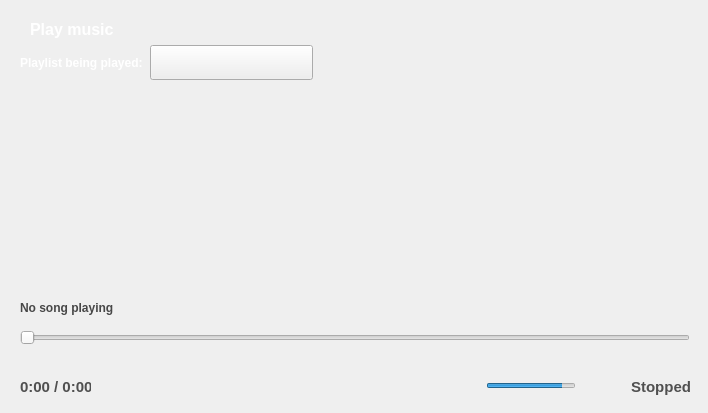
<?xml version="1.0" encoding="UTF-8"?>
<ui version="4.0">
 <class>PlayMusicWindow</class>
 <widget class="QMainWindow" name="PlayMusicWindow">
  <property name="geometry">
   <rect>
    <x>0</x>
    <y>0</y>
    <width>708</width>
    <height>413</height>
   </rect>
  </property>
  <property name="windowTitle">
   <string>GSP - Play music</string>
  </property>
  <property name="styleSheet">
   <string notr="true">#sldVolume:groove:horizontal {
border-image: url(:/theme/play/RES/theme/Musik_abspielen/Volume_BG.png);
}

#sldVolume::handle:horizontal {
border-width:10px;
width: 10px;
height: 10px;
}

#sldVolume::sub-page:horizontal {
background-image: url(:/theme/play/RES/theme/Musik_abspielen/Volume_fuellung.png);
}

#btnPrev {
border: none;
background-image: url(:/theme/play/RES/theme/Musik_abspielen/Skip_Button_Left_normal.png);
}

#btnPrev:disabled {
background-image: url(:/theme/play/RES/theme/Musik_abspielen/Skip_Button_Left_disabled.png);
}

#btnPrev:hover {
background-image: url(:/theme/play/RES/theme/Musik_abspielen/Skip_Button_Left_hover.png);
}

#btnPrev:pressed {
background-image: url(:/theme/play/RES/theme/Musik_abspielen/Skip_Button_Left_pressed.png);
}

#btnNext {
border: none;
background-image: url(:/theme/play/RES/theme/Musik_abspielen/Skip_Button_Right_normal.png);
}

#btnNext:disabled {
background-image: url(:/theme/play/RES/theme/Musik_abspielen/Skip_Button_Right_disabled.png);
}

#btnNext:hover {
background-image: url(:/theme/play/RES/theme/Musik_abspielen/Skip_Button_Right_hover.png);
}

#btnNext:pressed {
background-image: url(:/theme/play/RES/theme/Musik_abspielen/Skip_Button_Right_pressed.png);
}

#btnStop {
border: none;
background-image: url(:/theme/play/RES/theme/Musik_abspielen/SongvonNeu_Button_normal.png);
}

#btnStop:disabled {
background-image: url(:/theme/play/RES/theme/Musik_abspielen/SongvonNeu_Button_disabled.png);
}

#btnStop:hover {
background-image: url(:/theme/play/RES/theme/Musik_abspielen/SongvonNeu_Button_hover.png);
}

#btnStop:pressed {
background-image: url(:/theme/play/RES/theme/Musik_abspielen/SongvonNeu_Button_pressed.png);
}

#lblTime, #lblCurrentState {
font-weight: bold;
color: rgb(80, 80, 80);
font-size: 15px;
}

QSlider:groove:horizontal {
border-image: url(:/theme/play/RES/theme/Musik_abspielen/Zeitleiste_Leer.png);
}

#sldPosition::handle:horizontal {
image: url(:/theme/play/RES/theme/Musik_abspielen/Zeitleiste_Kreis.png);
border-width: 0px;
}

QSlider::sub-page:horizontal {
background-image: url(:/theme/play/RES/theme/Musik_abspielen/Zeitleiste_voll.png);
}

#lblCurrentSong {
font-weight: bold;
color: rgb(71, 71, 71);
font-size: 12px;
}

#cmbPlaylists {
border-image: url(:/theme/play/RES/theme/Musik_abspielen/Dropdown_normal.png);
padding-right: 25px;
padding-left: 10px;
}

#cmbPlaylists:hover {
border-image: url(:/theme/play/RES/theme/Musik_abspielen/Dropdown_hover.png);
}

#cmbPlaylists:on {
border-image: url(:/theme/play/RES/theme/Musik_abspielen/Dropdown_pressed.png);
}

#cmbPlaylists::drop-down {
border-width: 0px;
}

#lblPlayedPlaylist {
font: 12px;
font-weight: bold;
color: rgb(255, 255, 255);
}

#centralwidget {
background-image: url(:/theme/play/RES/theme/Musik_abspielen/BG.png);
}

#lblPlayMusic {
font: 16px;
font-weight: bold;
font-family: arial, verdana, sans-serif;
color: rgb(255, 255, 255);
}

QLabel {
font: 14px &quot;Arial&quot;;
color: rgb(163, 163, 163);
}</string>
  </property>
  <widget class="QWidget" name="centralwidget">
   <widget class="QLabel" name="lblPlayMusic">
    <property name="geometry">
     <rect>
      <x>30</x>
      <y>20</y>
      <width>123</width>
      <height>19</height>
     </rect>
    </property>
    <property name="text">
     <string>Play music</string>
    </property>
   </widget>
   <widget class="QLabel" name="lblPlayedPlaylist">
    <property name="geometry">
     <rect>
      <x>20</x>
      <y>55</y>
      <width>131</width>
      <height>16</height>
     </rect>
    </property>
    <property name="text">
     <string>Playlist being played:</string>
    </property>
   </widget>
   <widget class="QComboBox" name="cmbPlaylists">
    <property name="geometry">
     <rect>
      <x>150</x>
      <y>45</y>
      <width>163</width>
      <height>35</height>
     </rect>
    </property>
   </widget>
   <widget class="QLabel" name="lblCurrentSong">
    <property name="geometry">
     <rect>
      <x>20</x>
      <y>300</y>
      <width>201</width>
      <height>15</height>
     </rect>
    </property>
    <property name="text">
     <string>No song playing</string>
    </property>
   </widget>
   <widget class="QLabel" name="lblCoverBeforeBackground">
    <property name="geometry">
     <rect>
      <x>25</x>
      <y>115</y>
      <width>154</width>
      <height>166</height>
     </rect>
    </property>
    <property name="text">
     <string/>
    </property>
    <property name="pixmap">
     <pixmap resource="Design.qrc">:/theme/play/RES/theme/Musik_abspielen/Cover_klein_Rahmen+Schatten.png</pixmap>
    </property>
   </widget>
   <widget class="QLabel" name="lblCurrentCoverBackground">
    <property name="geometry">
     <rect>
      <x>260</x>
      <y>110</y>
      <width>194</width>
      <height>211</height>
     </rect>
    </property>
    <property name="text">
     <string/>
    </property>
    <property name="pixmap">
     <pixmap resource="Design.qrc">:/theme/play/RES/theme/Musik_abspielen/Cover_gross_Rahmen+Schatten.png</pixmap>
    </property>
   </widget>
   <widget class="QLabel" name="lblCoverAfterBackground">
    <property name="geometry">
     <rect>
      <x>530</x>
      <y>115</y>
      <width>154</width>
      <height>166</height>
     </rect>
    </property>
    <property name="text">
     <string/>
    </property>
    <property name="pixmap">
     <pixmap resource="Design.qrc">:/theme/play/RES/theme/Musik_abspielen/Cover_klein_Rahmen+Schatten.png</pixmap>
    </property>
   </widget>
   <widget class="QLabel" name="lblCurrentCover">
    <property name="geometry">
     <rect>
      <x>262</x>
      <y>112</y>
      <width>190</width>
      <height>190</height>
     </rect>
    </property>
    <property name="text">
     <string/>
    </property>
    <property name="pixmap">
     <pixmap resource="Design.qrc">:/theme/gen/RES/loader.png</pixmap>
    </property>
    <property name="scaledContents">
     <bool>true</bool>
    </property>
   </widget>
   <widget class="QLabel" name="lblBeforeCover">
    <property name="geometry">
     <rect>
      <x>27</x>
      <y>117</y>
      <width>150</width>
      <height>150</height>
     </rect>
    </property>
    <property name="text">
     <string/>
    </property>
    <property name="pixmap">
     <pixmap resource="Design.qrc">:/theme/gen/RES/loader.png</pixmap>
    </property>
    <property name="scaledContents">
     <bool>true</bool>
    </property>
   </widget>
   <widget class="QLabel" name="lblAfterCover">
    <property name="geometry">
     <rect>
      <x>532</x>
      <y>117</y>
      <width>150</width>
      <height>150</height>
     </rect>
    </property>
    <property name="text">
     <string/>
    </property>
    <property name="pixmap">
     <pixmap resource="Design.qrc">:/theme/gen/RES/loader.png</pixmap>
    </property>
    <property name="scaledContents">
     <bool>true</bool>
    </property>
   </widget>
   <widget class="QSlider" name="sldPosition">
    <property name="geometry">
     <rect>
      <x>20</x>
      <y>330</y>
      <width>670</width>
      <height>15</height>
     </rect>
    </property>
    <property name="maximum">
     <number>0</number>
    </property>
    <property name="pageStep">
     <number>10000</number>
    </property>
    <property name="value">
     <number>0</number>
    </property>
    <property name="orientation">
     <enum>Qt::Horizontal</enum>
    </property>
   </widget>
   <widget class="QLabel" name="lblTime">
    <property name="geometry">
     <rect>
      <x>20</x>
      <y>379</y>
      <width>71</width>
      <height>16</height>
     </rect>
    </property>
    <property name="text">
     <string>0:00 / 0:00</string>
    </property>
   </widget>
   <widget class="QPushButton" name="btnStop">
    <property name="enabled">
     <bool>false</bool>
    </property>
    <property name="geometry">
     <rect>
      <x>96</x>
      <y>373</y>
      <width>31</width>
      <height>30</height>
     </rect>
    </property>
    <property name="text">
     <string/>
    </property>
   </widget>
   <widget class="QPushButton" name="btnPlay">
    <property name="enabled">
     <bool>false</bool>
    </property>
    <property name="geometry">
     <rect>
      <x>330</x>
      <y>363</y>
      <width>48</width>
      <height>46</height>
     </rect>
    </property>
    <property name="styleSheet">
     <string notr="true">#btnPlay {
border: none;
background-image: url(:/theme/play/RES/theme/Musik_abspielen/Play_Button_normal.png);
}

#btnPlay:disabled {
background-image: url(:/theme/play/RES/theme/Musik_abspielen/Play_Button_disabled.png);
}

#btnPlay:hover {
background-image: url(:/theme/play/RES/theme/Musik_abspielen/Play_Button_hover.png);
}

#btnPlay:pressed {
background-image: url(:/theme/play/RES/theme/Musik_abspielen/Play_Button_pressed.png);
}</string>
    </property>
    <property name="text">
     <string/>
    </property>
   </widget>
   <widget class="QPushButton" name="btnPrev">
    <property name="enabled">
     <bool>false</bool>
    </property>
    <property name="geometry">
     <rect>
      <x>298</x>
      <y>371</y>
      <width>31</width>
      <height>30</height>
     </rect>
    </property>
    <property name="text">
     <string/>
    </property>
   </widget>
   <widget class="QPushButton" name="btnNext">
    <property name="enabled">
     <bool>false</bool>
    </property>
    <property name="geometry">
     <rect>
      <x>379</x>
      <y>371</y>
      <width>31</width>
      <height>30</height>
     </rect>
    </property>
    <property name="text">
     <string/>
    </property>
   </widget>
   <widget class="QLabel" name="lblVolume">
    <property name="geometry">
     <rect>
      <x>450</x>
      <y>373</y>
      <width>30</width>
      <height>27</height>
     </rect>
    </property>
    <property name="text">
     <string/>
    </property>
    <property name="pixmap">
     <pixmap resource="Design.qrc">:/theme/play/RES/theme/Musik_abspielen/Volume_Icon.png</pixmap>
    </property>
   </widget>
   <widget class="QSlider" name="sldVolume">
    <property name="geometry">
     <rect>
      <x>486</x>
      <y>381</y>
      <width>90</width>
      <height>10</height>
     </rect>
    </property>
    <property name="maximum">
     <number>100</number>
    </property>
    <property name="value">
     <number>100</number>
    </property>
    <property name="orientation">
     <enum>Qt::Horizontal</enum>
    </property>
   </widget>
   <widget class="QLabel" name="lblCurrentState">
    <property name="geometry">
     <rect>
      <x>590</x>
      <y>377</y>
      <width>101</width>
      <height>20</height>
     </rect>
    </property>
    <property name="text">
     <string>Stopped</string>
    </property>
    <property name="alignment">
     <set>Qt::AlignRight|Qt::AlignTrailing|Qt::AlignVCenter</set>
    </property>
   </widget>
  </widget>
 </widget>
 <resources>
  <include location="Design.qrc"/>
 </resources>
 <connections/>
</ui>
